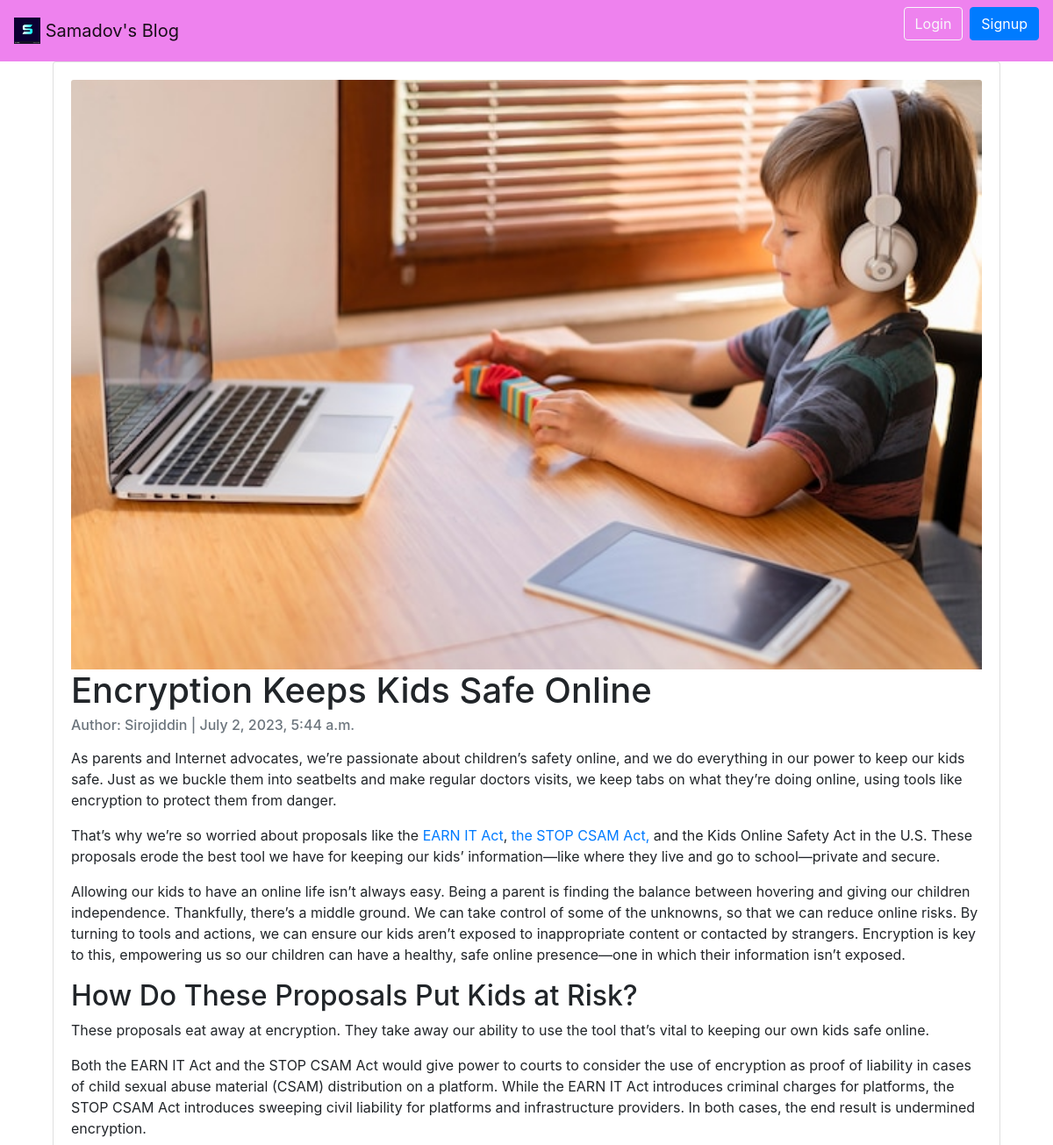
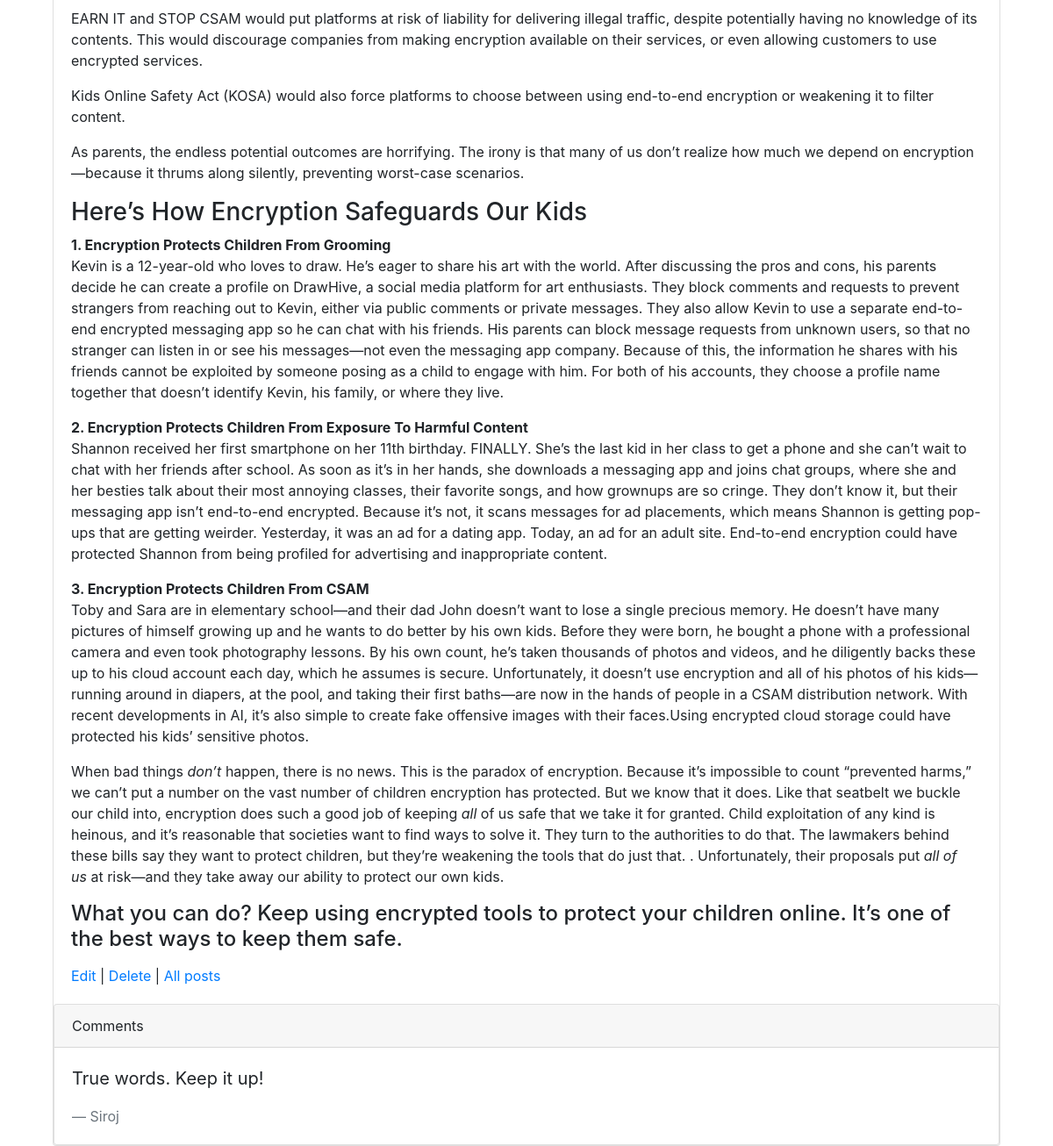
/articles/7/, run on the app's committed database (2 pictures, top to bottom).
### articles/models.py (models this page shows, shortened)
class Article(models.Model):
    title = models.CharField(max_length=255)
    summary = models.CharField(max_length=200, blank=True)
    body = RichTextField()
    photo = models.ImageField(upload_to='images/', blank=True)
    date = models.DateTimeField(auto_now_add=True)
    author = models.ForeignKey(
        get_user_model(),
        on_delete=models.CASCADE,
    )

class Comment(models.Model):
    article = models.ForeignKey(Article, on_delete=models.CASCADE, related_name='comments')
    comment = models.CharField(max_length=150, default=True, null=True)
    author = models.ForeignKey(
        get_user_model(),
        on_delete=models.CASCADE,
    )
    def __str__(self):
        return self.comment

### accounts/models.py (models this page shows)
class CustomUser(AbstractUser):
    age = models.PositiveIntegerField(null=True, blank=True)

### articles/views.py (the view)
# urls.py: path('<int:pk>/', ArticleDetailView.as_view(), name='article_detail'),
class ArticleDetailView(DetailView):
    model = Article
    template_name = 'article_detail.html'

### templates/article_detail.html
{% extends 'base.html' %}
{% block content %}
    <div class="container-fluid">
        <div class="card" >
          <div class="card-body">
              {%  if object.photo %}
                <img class="card-img-top" src="{{ object.photo.url }}" alt="{{ object.title }}">
              {% endif %}
              <h1 class="card-title">{{ object.title }}</h1>
              <h6 class="card-subtitle mb-2 text-muted">Author: {{ object.author }} | {{ object.date }}</h6>
              <p class="card-text">{{ object.body | safe}}</p>
              <a href="{% url 'article_edit' article.pk %}">Edit</a> |
              <a href="{% url 'article_delete' article.pk %}">Delete</a> |
              <a href="{% url 'article_list' %}">All posts</a>
          </div>
            <div class="card">
                <div class="card-header">Comments</div>
                    {%  for comment in object.comments.all %}
                        <div class="card-body">
                            <blockquote class="blockquote mb-0">
                                 <p>{{ comment }}</p>
                                 <footer class="blockquote-footer">{{ comment.author }}</footer>
                             </blockquote>
                        </div>
                    {% endfor %}
                </div>
             </div>
    </div>
{% endblock content %}

### data on the page
Article: photo (picture), title "Encryption Keeps Kids Safe Online", author "Sirojiddin", date "July 2, 2023, 5:44 a.m.", body "As parents and Internet advocates, we’re passionate about children’s safety online, and we do everything in our power to keep our kids safe. Just as we buckle them into seatbelts and make regular doctors visits, we keep tabs on what they’re doing online, using tools like encryption to protect them from danger. That’s why we’re so worried about proposals like the EARN IT Act , the STOP CSAM Act, and the Kids Online Safety Act in the U.S. These proposals erode the best tool we have for keeping our kids’ information—like where they live and go to school—private and secure. Allowing our kids to have an online life isn’t always easy. Being a parent is finding the balance between hovering and…"
Comment: comment "True words. Keep it up!", author "Siroj"
